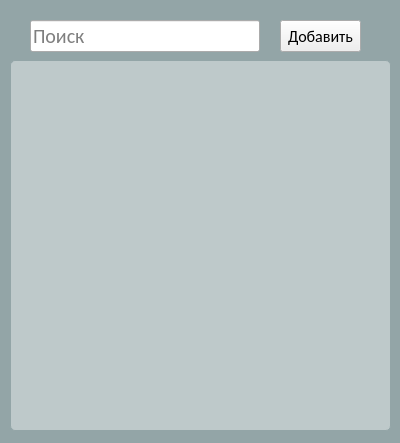
<?xml version="1.0" encoding="UTF-8"?>
<ui version="4.0">
 <class>Dialog</class>
 <widget class="QDialog" name="Dialog">
  <property name="geometry">
   <rect>
    <x>0</x>
    <y>0</y>
    <width>400</width>
    <height>443</height>
   </rect>
  </property>
  <property name="windowTitle">
   <string>Поиск</string>
  </property>
  <property name="styleSheet">
   <string notr="true">QDialog {
	background-color:#93a5a7
}</string>
  </property>
  <widget class="QListView" name="banks_list">
   <property name="geometry">
    <rect>
     <x>10</x>
     <y>60</y>
     <width>381</width>
     <height>371</height>
    </rect>
   </property>
   <property name="styleSheet">
    <string notr="true">background-color: #bec9ca;
border: 1px solid #93a5a7;
border-radius: 5px;</string>
   </property>
  </widget>
  <widget class="QWidget" name="">
   <property name="geometry">
    <rect>
     <x>30</x>
     <y>20</y>
     <width>331</width>
     <height>32</height>
    </rect>
   </property>
   <layout class="QHBoxLayout" name="find_Layout">
    <property name="spacing">
     <number>20</number>
    </property>
    <item>
     <widget class="QLineEdit" name="find">
      <property name="font">
       <font>
        <family>Calibri</family>
        <pointsize>15</pointsize>
       </font>
      </property>
      <property name="placeholderText">
       <string>Поиск</string>
      </property>
     </widget>
    </item>
    <item>
     <widget class="QToolButton" name="add_bank_btn">
      <property name="sizePolicy">
       <sizepolicy hsizetype="Fixed" vsizetype="Minimum">
        <horstretch>0</horstretch>
        <verstretch>0</verstretch>
       </sizepolicy>
      </property>
      <property name="font">
       <font>
        <family>Calibri</family>
        <pointsize>12</pointsize>
       </font>
      </property>
      <property name="text">
       <string>Добавить</string>
      </property>
     </widget>
    </item>
   </layout>
  </widget>
 </widget>
 <resources/>
 <connections/>
</ui>
